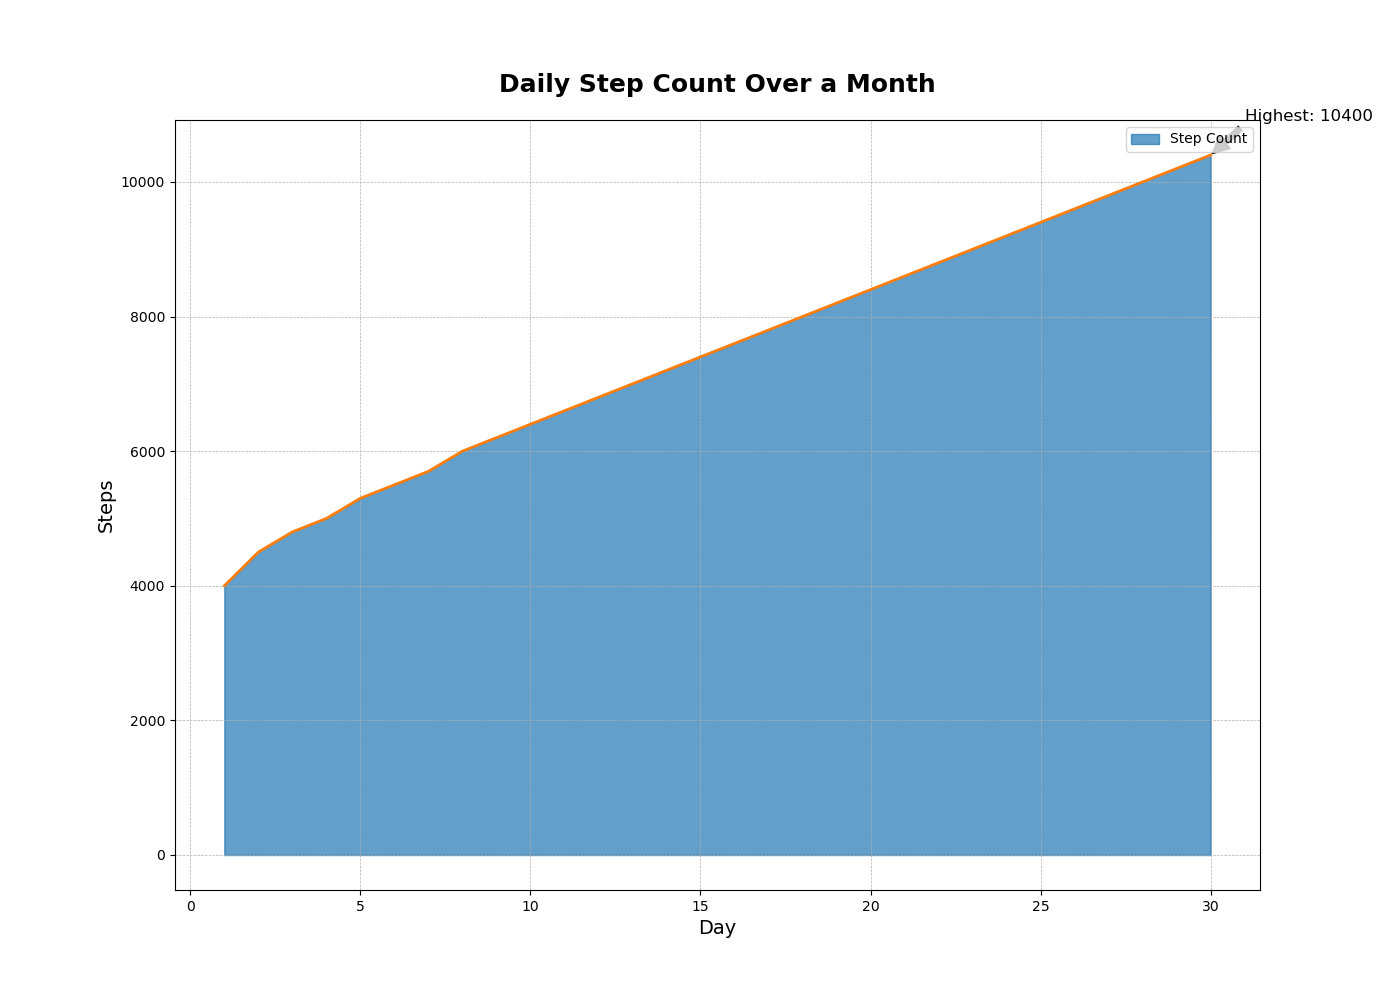

Write the Python code that produced this figure.

import matplotlib.pyplot as plt
import pandas as pd

data = {
    'Day': list(range(1, 31)),
    'Steps': [4000, 4500, 4800, 5000, 5300, 5500, 5700, 6000, 6200, 6400, 6600, 6800, 7000, 7200, 7400, 7600, 7800, 8000, 8200, 8400, 8600, 8800, 9000, 9200, 9400, 9600, 9800, 10000, 10200, 10400]
}

df = pd.DataFrame(data)

plt.figure(figsize=(14, 10))
plt.fill_between(df['Day'], df['Steps'], color='#1f77b4', alpha=0.7)
plt.plot(df['Day'], df['Steps'], color='#ff7f0e', linewidth=2)

plt.title('Daily Step Count Over a Month', fontsize=18, fontweight='bold', pad=20)
plt.xlabel('Day', fontsize=14)
plt.ylabel('Steps', fontsize=14)

max_steps = df['Steps'].max()
max_day = df['Day'][df['Steps'].idxmax()]
plt.annotate(f'Highest: {max_steps}', xy=(max_day, max_steps), xytext=(max_day+1, max_steps+500),
             arrowprops=dict(facecolor='black', shrink=0.05), fontsize=12)

plt.grid(True, which='both', linestyle='--', linewidth=0.5)
plt.legend(['Step Count'], loc='upper right')

plt.show()
